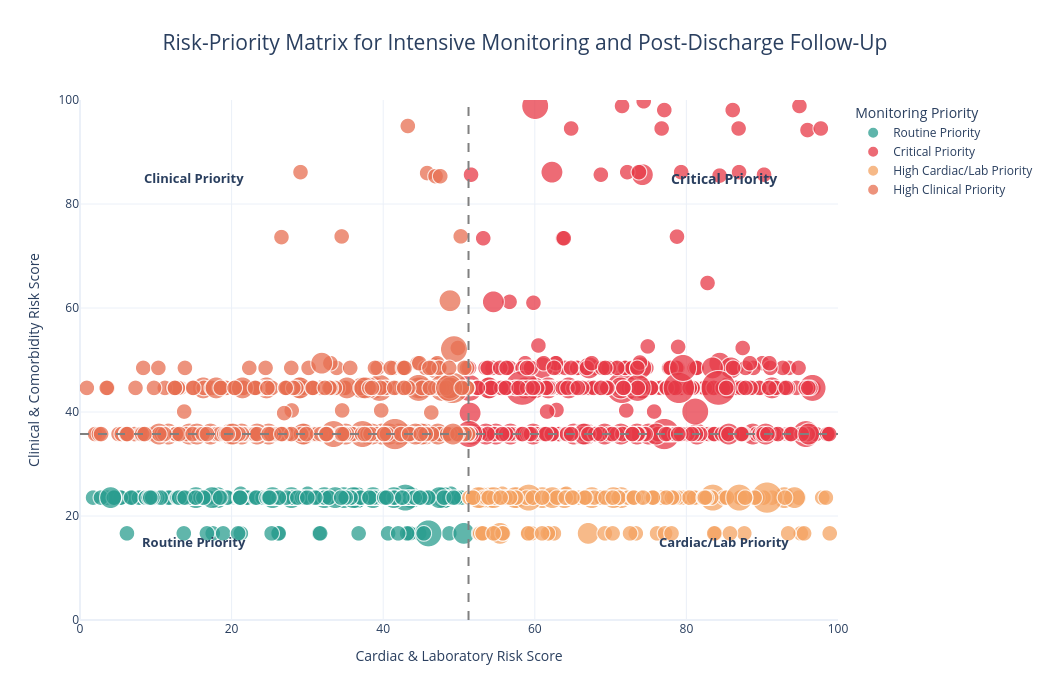

Here is the notebook cell this chart was saved with:
### Code cell
# -------------------------------------------------------
# STEP 1: CREATE WORKING DATAFRAME
# -------------------------------------------------------

risk_df = df.copy()


# -------------------------------------------------------
# STEP 2: SELECT IMPORTANT RISK VARIABLES
# -------------------------------------------------------

numeric_cols = [
    "cci_score",
    "lvef",
    "brain_natriuretic_peptide",
    "creatinine_enzymatic_method",
    "glomerular_filtration_rate",
    "gcs"
]


# -------------------------------------------------------
# STEP 3: CONVERT TO NUMERIC
# -------------------------------------------------------

for col in numeric_cols:

    if col in risk_df.columns:

        risk_df[col] = pd.to_numeric(
            risk_df[col],
            errors="coerce"
        )


# -------------------------------------------------------
# STEP 4: CREATE ABNORMAL RESPONSIVENESS FLAG
# -------------------------------------------------------

risk_df["Abnormal_Response"] = np.where(

    risk_df["consciousness"]
    .astype(str)
    .str.strip()
    .str.lower()
    .eq("clear"),

    0,
    1
)


# -------------------------------------------------------
# STEP 5: CREATE PERCENTILE-BASED RISK SCORES
# -------------------------------------------------------

# Higher CCI = higher risk
risk_df["CCI_Risk"] = (
    risk_df["cci_score"]
    .rank(pct=True)
)


# Higher BNP = higher risk
risk_df["BNP_Risk"] = (
    risk_df["brain_natriuretic_peptide"]
    .rank(pct=True)
)


# Higher Creatinine = higher risk
risk_df["Creatinine_Risk"] = (
    risk_df["creatinine_enzymatic_method"]
    .rank(pct=True)
)


# Lower GFR = higher risk
risk_df["GFR_Risk"] = (
    1
    -
    risk_df["glomerular_filtration_rate"]
    .rank(pct=True)
)


# Lower LVEF = higher risk
risk_df["LVEF_Risk"] = (
    1
    -
    risk_df["lvef"]
    .rank(pct=True)
)


# Lower GCS = higher risk
risk_df["GCS_Risk"] = (
    1
    -
    risk_df["gcs"]
    .rank(pct=True)
)


# -------------------------------------------------------
# STEP 6: CREATE CARDIAC + LABORATORY RISK SCORE
# -------------------------------------------------------

risk_df["Cardiac_Lab_Risk"] = (

    risk_df[
        [
            "BNP_Risk",
            "Creatinine_Risk",
            "GFR_Risk",
            "LVEF_Risk"
        ]
    ]

    .mean(axis=1)

    * 100
)


# -------------------------------------------------------
# STEP 7: CREATE CLINICAL / COMORBIDITY RISK
# -------------------------------------------------------

risk_df["Clinical_Risk"] = (

    risk_df[
        [
            "CCI_Risk",
            "GCS_Risk",
            "Abnormal_Response"
        ]
    ]

    .mean(axis=1)

    * 100
)


# -------------------------------------------------------
# STEP 8: MEDICATION BURDEN
# -------------------------------------------------------

# If medication_count already exists, use it.
# Otherwise assign 1 so the bubble chart can still run.

if "medication_count" not in risk_df.columns:

    risk_df["medication_count"] = 1


risk_df["medication_count"] = pd.to_numeric(
    risk_df["medication_count"],
    errors="coerce"
).fillna(0)


# -------------------------------------------------------
# STEP 9: HOSPITALIZATION BURDEN
# -------------------------------------------------------

# If visit_times exists, use it as bubble size.

if "visit_times" in risk_df.columns:

    risk_df["Hospital_Burden"] = pd.to_numeric(
        risk_df["visit_times"],
        errors="coerce"
    )

else:

    risk_df["Hospital_Burden"] = 1


risk_df["Hospital_Burden"] = (
    risk_df["Hospital_Burden"]
    .fillna(1)
)


# Plotly bubble sizes must be positive
risk_df["Bubble_Size"] = (
    risk_df["Hospital_Burden"]
    .clip(lower=1)
)


# -------------------------------------------------------
# STEP 10: CALCULATE DATA-DRIVEN RISK CUT-OFFS
# -------------------------------------------------------

cardiac_cutoff = (
    risk_df["Cardiac_Lab_Risk"]
    .median()
)

clinical_cutoff = (
    risk_df["Clinical_Risk"]
    .median()
)


print(
    "Cardiac/Lab Risk Cutoff:",
    round(cardiac_cutoff, 2)
)

print(
    "Clinical Risk Cutoff:",
    round(clinical_cutoff, 2)
)


# -------------------------------------------------------
# STEP 11: CREATE PRIORITY LEVELS
# -------------------------------------------------------

def assign_priority(row):

    cardiac_high = (
        row["Cardiac_Lab_Risk"]
        >= cardiac_cutoff
    )

    clinical_high = (
        row["Clinical_Risk"]
        >= clinical_cutoff
    )


    # Both risk dimensions high
    if cardiac_high and clinical_high:

        return "Critical Priority"


    # High clinical risk only
    elif clinical_high:

        return "High Clinical Priority"


    # High cardiac/lab risk only
    elif cardiac_high:

        return "High Cardiac/Lab Priority"


    # Both dimensions below median
    else:

        return "Routine Priority"


risk_df["Priority_Level"] = (
    risk_df.apply(
        assign_priority,
        axis=1
    )
)


# -------------------------------------------------------
# STEP 12: CREATE PATIENT PROFILE
# -------------------------------------------------------

if (
    "agecat" in risk_df.columns
    and
    "gender" in risk_df.columns
):

    risk_df["Patient_Profile"] = (

        risk_df["agecat"]
        .astype(str)

        + " | "

        + risk_df["gender"]
        .astype(str)
    )

else:

    risk_df["Patient_Profile"] = (
        "Patient"
    )


# -------------------------------------------------------
# STEP 13: DISPLAY PRIORITY DISTRIBUTION
# -------------------------------------------------------

priority_summary = (

    risk_df[
        "Priority_Level"
    ]

    .value_counts()

    .reset_index()
)


priority_summary.columns = [
    "Priority_Level",
    "Patients"
]


display(priority_summary)


# -------------------------------------------------------
# STEP 14: DEFINE COLORS
# -------------------------------------------------------

priority_colors = {

    "Routine Priority":
        "#2A9D8F",

    "High Cardiac/Lab Priority":
        "#F4A261",

    "High Clinical Priority":
        "#E76F51",

    "Critical Priority":
        "#E63946"
}


# -------------------------------------------------------
# STEP 15: SELECT HOVER INFORMATION
# -------------------------------------------------------

hover_columns = {

    "Patient_Profile": True,

    "cci_score": ":.2f",

    "brain_natriuretic_peptide": ":.2f",

    "lvef": ":.2f",

    "creatinine_enzymatic_method": ":.2f",

    "glomerular_filtration_rate": ":.2f",

    "Cardiac_Lab_Risk": ":.1f",

    "Clinical_Risk": ":.1f",

    "Hospital_Burden": True,

    "Bubble_Size": False
}


# -------------------------------------------------------
# STEP 16: CREATE INTERACTIVE BUBBLE MATRIX
# -------------------------------------------------------

fig = px.scatter(

    risk_df,

    x="Cardiac_Lab_Risk",

    y="Clinical_Risk",

    size="Bubble_Size",

    color="Priority_Level",

    color_discrete_map=priority_colors,

    hover_name="Patient_Profile",

    hover_data=hover_columns,

    size_max=35,

    opacity=0.75,

    labels={

        "Cardiac_Lab_Risk":
            "Cardiac & Laboratory Risk Score",

        "Clinical_Risk":
            "Clinical & Comorbidity Risk Score",

        "Priority_Level":
            "Monitoring Priority"
    },

    title=(
        "Risk-Priority Matrix for Intensive Monitoring "
        "and Post-Discharge Follow-Up"
    )
)


# -------------------------------------------------------
# STEP 17: ADD VERTICAL RISK CUT-OFF
# -------------------------------------------------------

fig.add_vline(

    x=cardiac_cutoff,

    line_width=2,

    line_dash="dash",

    line_color="gray"
)


# -------------------------------------------------------
# STEP 18: ADD HORIZONTAL RISK CUT-OFF
# -------------------------------------------------------

fig.add_hline(

    y=clinical_cutoff,

    line_width=2,

    line_dash="dash",

    line_color="gray"
)


# -------------------------------------------------------
# STEP 19: ADD QUADRANT LABELS
# -------------------------------------------------------

fig.add_annotation(

    x=15,
    y=15,

    text="<b>Routine Priority</b>",

    showarrow=False,

    font=dict(
        size=13
    )
)


fig.add_annotation(

    x=85,
    y=15,

    text="<b>Cardiac/Lab Priority</b>",

    showarrow=False,

    font=dict(
        size=13
    )
)


fig.add_annotation(

    x=15,
    y=85,

    text="<b>Clinical Priority</b>",

    showarrow=False,

    font=dict(
        size=13
    )
)


fig.add_annotation(

    x=85,
    y=85,

    text="<b>Critical Priority</b>",

    showarrow=False,

    font=dict(
        size=14
    )
)


# -------------------------------------------------------
# STEP 20: FORMAT CHART
# -------------------------------------------------------

fig.update_layout(

    title=dict(

        x=0.5,

        xanchor="center",

        font=dict(
            size=21
        )
    ),

    xaxis=dict(

        title=(
            "Cardiac & Laboratory Risk Score"
        ),

        range=[0, 100]
    ),

    yaxis=dict(

        title=(
            "Clinical & Comorbidity Risk Score"
        ),

        range=[0, 100]
    ),

    legend=dict(

        title=(
            "Monitoring Priority"
        )
    ),

    width=1050,

    height=700,

    template="plotly_white",

    margin=dict(
        l=80,
        r=80,
        t=100,
        b=80
    )
)


# -------------------------------------------------------
# STEP 21: DISPLAY CHART
# -------------------------------------------------------

fig.show()


# -------------------------------------------------------
# STEP 22: FIND HIGHEST-PRIORITY PATIENTS
# -------------------------------------------------------

critical_patients = (

    risk_df[

        risk_df[
            "Priority_Level"
        ]
        ==
        "Critical Priority"

    ]

    .sort_values(

        [
            "Clinical_Risk",
            "Cardiac_Lab_Risk"
        ],

        ascending=False
    )
)


print(
    "\nHighest-Priority Patient Profiles:"
)


display(

    critical_patients[

        [
            "inpatient_number",
            "Patient_Profile",
            "Cardiac_Lab_Risk",
            "Clinical_Risk",
            "Hospital_Burden",
            "Priority_Level"
        ]

    ].head(20)
)

### Figure 1 — Plotly figure (JSON) as saved in the notebook; plotly's stock layout.template omitted (floating-point values rounded to 4 significant figures; data arrays with more than 128 entries replaced by an {"elided": "..."} marker saying what was removed)
{"data": [{"customdata": {"elided": "489x8 mixed values"}, "hovertemplate": "<b>%{hovertext}</b><br><br>Monitoring Priority=Routine Priority<br>Cardiac & Laboratory Risk Score=%{x:.1f}<br>Clinical & Comorbidity Risk Score=%{y:.1f}<br>Patient_Profile=%{customdata[0]}<br>cci_score=%{customdata[1]:.2f}<br>brain_natriuretic_peptide=%{customdata[2]:.2f}<br>lvef=%{customdata[3]:.2f}<br>creatinine_enzymatic_method=%{customdata[4]:.2f}<br>glomerular_filtration_rate=%{customdata[5]:.2f}<br>Hospital_Burden=%{customdata[6]}<extra></extra>", "hovertext": {"elided": "489 str values"}, "legendgroup": "Routine Priority", "marker": {"color": "#2A9D8F", "opacity": 0.75, "size": {"elided": "489 int values"}, "sizemode": "area", "sizeref": 0.004082, "symbol": "circle"}, "mode": "markers", "name": "Routine Priority", "showlegend": true, "type": "scattergl", "x": {"elided": "489 float values"}, "xaxis": "x", "y": {"elided": "489 float values"}, "yaxis": "y"}, {"customdata": {"elided": "680x8 mixed values"}, "hovertemplate": "<b>%{hovertext}</b><br><br>Monitoring Priority=Critical Priority<br>Cardiac & Laboratory Risk Score=%{x:.1f}<br>Clinical & Comorbidity Risk Score=%{y:.1f}<br>Patient_Profile=%{customdata[0]}<br>cci_score=%{customdata[1]:.2f}<br>brain_natriuretic_peptide=%{customdata[2]:.2f}<br>lvef=%{customdata[3]:.2f}<br>creatinine_enzymatic_method=%{customdata[4]:.2f}<br>glomerular_filtration_rate=%{customdata[5]:.2f}<br>Hospital_Burden=%{customdata[6]}<extra></extra>", "hovertext": {"elided": "680 str values"}, "legendgroup": "Critical Priority", "marker": {"color": "#E63946", "opacity": 0.75, "size": {"elided": "680 int values"}, "sizemode": "area", "sizeref": 0.004082, "symbol": "circle"}, "mode": "markers", "name": "Critical Priority", "showlegend": true, "type": "scattergl", "x": {"elided": "680 float values"}, "xaxis": "x", "y": {"elided": "680 float values"}, "yaxis": "y"}, {"customdata": {"elided": "322x8 mixed values"}, "hovertemplate": "<b>%{hovertext}</b><br><br>Monitoring Priority=High Cardiac/Lab Priority<br>Cardiac & Laboratory Risk Score=%{x:.1f}<br>Clinical & Comorbidity Risk Score=%{y:.1f}<br>Patient_Profile=%{customdata[0]}<br>cci_score=%{customdata[1]:.2f}<br>brain_natriuretic_peptide=%{customdata[2]:.2f}<br>lvef=%{customdata[3]:.2f}<br>creatinine_enzymatic_method=%{customdata[4]:.2f}<br>glomerular_filtration_rate=%{customdata[5]:.2f}<br>Hospital_Burden=%{customdata[6]}<extra></extra>", "hovertext": {"elided": "322 str values"}, "legendgroup": "High Cardiac/Lab Priority", "marker": {"color": "#F4A261", "opacity": 0.75, "size": {"elided": "322 int values"}, "sizemode": "area", "sizeref": 0.004082, "symbol": "circle"}, "mode": "markers", "name": "High Cardiac/Lab Priority", "showlegend": true, "type": "scattergl", "x": {"elided": "322 float values"}, "xaxis": "x", "y": {"elided": "322 float values"}, "yaxis": "y"}, {"customdata": {"elided": "517x8 mixed values"}, "hovertemplate": "<b>%{hovertext}</b><br><br>Monitoring Priority=High Clinical Priority<br>Cardiac & Laboratory Risk Score=%{x:.1f}<br>Clinical & Comorbidity Risk Score=%{y:.1f}<br>Patient_Profile=%{customdata[0]}<br>cci_score=%{customdata[1]:.2f}<br>brain_natriuretic_peptide=%{customdata[2]:.2f}<br>lvef=%{customdata[3]:.2f}<br>creatinine_enzymatic_method=%{customdata[4]:.2f}<br>glomerular_filtration_rate=%{customdata[5]:.2f}<br>Hospital_Burden=%{customdata[6]}<extra></extra>", "hovertext": {"elided": "517 str values"}, "legendgroup": "High Clinical Priority", "marker": {"color": "#E76F51", "opacity": 0.75, "size": {"elided": "517 int values"}, "sizemode": "area", "sizeref": 0.004082, "symbol": "circle"}, "mode": "markers", "name": "High Clinical Priority", "showlegend": true, "type": "scattergl", "x": {"elided": "517 float values"}, "xaxis": "x", "y": {"elided": "517 float values"}, "yaxis": "y"}], "layout": {"annotations": [{"font": {"size": 13}, "showarrow": false, "text": "<b>Routine Priority</b>", "x": 15, "y": 15}, {"font": {"size": 13}, "showarrow": false, "text": "<b>Cardiac/Lab Priority</b>", "x": 85, "y": 15}, {"font": {"size": 13}, "showarrow": false, "text": "<b>Clinical Priority</b>", "x": 15, "y": 85}, {"font": {"size": 14}, "showarrow": false, "text": "<b>Critical Priority</b>", "x": 85, "y": 85}], "height": 700, "legend": {"itemsizing": "constant", "title": {"text": "Monitoring Priority"}, "tracegroupgap": 0}, "margin": {"b": 80, "l": 80, "r": 80, "t": 100}, "shapes": [{"line": {"color": "gray", "dash": "dash", "width": 2}, "type": "line", "x0": 51.26, "x1": 51.26, "xref": "x", "y0": 0, "y1": 1, "yref": "y domain"}, {"line": {"color": "gray", "dash": "dash", "width": 2}, "type": "line", "x0": 0, "x1": 1, "xref": "x domain", "y0": 35.76, "y1": 35.76, "yref": "y"}], "title": {"font": {"size": 21}, "text": "Risk-Priority Matrix for Intensive Monitoring and Post-Discharge Follow-Up", "x": 0.5, "xanchor": "center"}, "width": 1050, "xaxis": {"anchor": "y", "domain": [0, 1], "range": [0, 100], "title": {"text": "Cardiac & Laboratory Risk Score"}}, "yaxis": {"anchor": "x", "domain": [0, 1], "range": [0, 100], "title": {"text": "Clinical & Comorbidity Risk Score"}}}}
